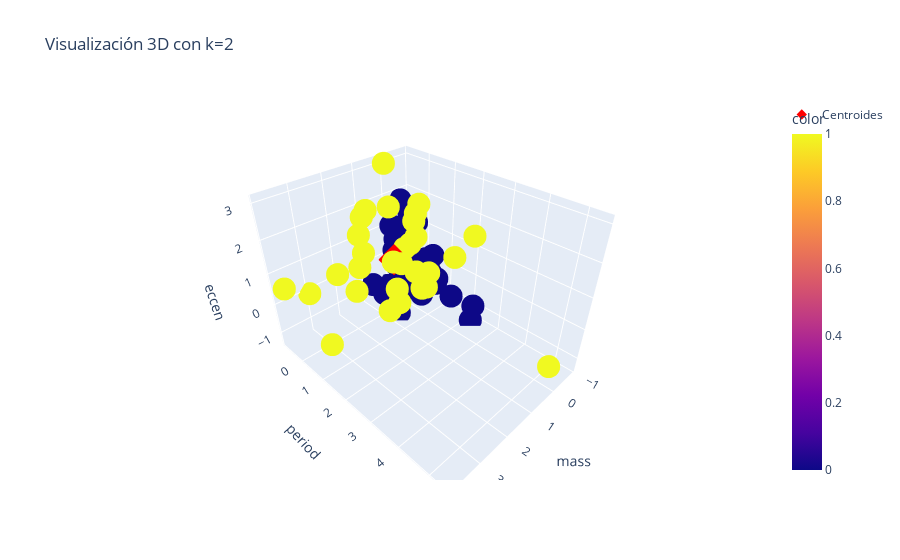

The code cell stored with this chart in its notebook:
### Code cell
# Análisis con k=2 en 3D

fig = px.scatter_3d(df_standard, x='mass', y='period', z='eccen',color=etiquetas_2,title='Visualización 3D con k=2')
fig.add_trace(go.Scatter3d(
    x=centroides_2[:, 0],
    y=centroides_2[:, 1],
    z=centroides_2[:, 2],
    mode='markers',
    marker=dict(size=8, color='red', symbol='diamond'),
    name='Centroides'
))
fig.show()
